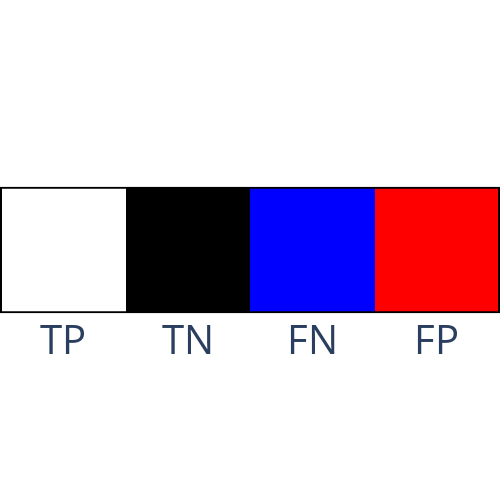

Notebook source saved alongside this figure:
### Code cell
# Create confusion matrix legend 2x2
fig = go.Figure()

fig.add_trace(go.Image(z=colors[np.array([[1, 0, 3, 2]])]))

fig.update_layout(height=500, width=500, margin=dict(l=0, r=0, t=0, b=0),)
fig.update_xaxes(tickmode="array", ticktext=['TP', 'TN', 'FN', 'FP'], tickvals=[0, 1, 2, 3], tickfont=dict(size=40), title_font=dict(size=36))
fig.update_yaxes(ticktext=None, showticklabels=False)

# add border
fig.add_shape(type="rect", x0=-0.5, x1=3.5, y0=-0.5, y1=0.5, line=dict(color="Black", width=2))


fig.show()
fig.write_image('images/b/legend_confusion_matrix.pdf')

### Figure 1 — Plotly figure (JSON) as saved in the notebook; plotly's stock layout.template omitted (floating-point values rounded to 4 significant figures)
{"data": [{"type": "image", "z": [[[255, 255, 255], [0, 0, 0], [0, 0, 255], [255, 0, 0]]]}], "layout": {"height": 500, "margin": {"b": 0, "l": 0, "r": 0, "t": 0}, "shapes": [{"line": {"color": "Black", "width": 2}, "type": "rect", "x0": -0.5, "x1": 3.5, "y0": -0.5, "y1": 0.5}], "width": 500, "xaxis": {"tickfont": {"size": 40}, "tickmode": "array", "ticktext": ["TP", "TN", "FN", "FP"], "tickvals": [0, 1, 2, 3], "title": {"font": {"size": 36}}}, "yaxis": {"showticklabels": false}}}
